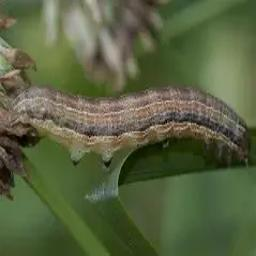
#> input picture Export/insect-box-yolo/obj_train_data/insect11.jpg, 256 x 256 px; its folder holds only this picture in this run
$ jupyter execute insect.ipynb
#> lines starting #> are read from the running program, lines starting #| are printed output that depends on the picture
# Normalization

[cell 1]
from PIL import Image
import numpy as np
import os
import glob

input_dir = '/home/krish/Downloads/AgriThon 2.0/Export/insect-box-yolo/obj_train_data'
output_dir = '/home/krish/Downloads/AgriThon 2.0/Export/insect-box-yolo/augmented/normalized'
os.makedirs(output_dir, exist_ok=True)

image_files = glob.glob(os.path.join(input_dir, '*.jpg'))

for path in image_files:
    img = np.array(Image.open(path)).astype('float32') / 255.0
    img_uint8 = (img * 255).astype('uint8')
#> img_uint8 is the input picture: shape (256, 256, 3); mean R, G, B 88.6, 98.2, 64.8
    Image.fromarray(img_uint8).save(os.path.join(output_dir, os.path.basename(path)))

# Rotation

[cell 2]
from PIL import Image
import os
import glob

input_dir = '/home/krish/Downloads/AgriThon 2.0/Export/insect-box-yolo/obj_train_data'
output_dir = '/home/krish/Downloads/AgriThon 2.0/Export/insect-box-yolo/augmented/rotated'
os.makedirs(output_dir, exist_ok=True)

image_files = glob.glob(os.path.join(input_dir, '*.jpg'))
angles = [90, 180, 270]

for path in image_files:
    img = Image.open(path)
    base = os.path.splitext(os.path.basename(path))[0]
    for angle in angles:
        rotated = img.rotate(angle, expand=True)
        rotated.save(os.path.join(output_dir, f'{base}_rot{angle}.png'))
#> this loop made 3 passes
#> pass 1, `rotated = img.rotate(angle, expand=True)`:
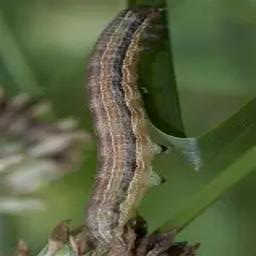
#> rotated: PIL image 256x256 RGB; mean R, G, B 88.6, 98.2, 64.8
#> pass 2, `rotated = img.rotate(angle, expand=True)`:
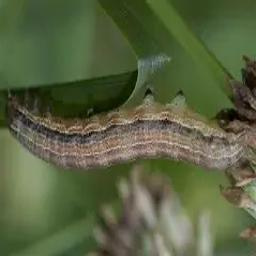
#> rotated: PIL image 256x256 RGB; mean R, G, B 88.6, 98.2, 64.8
#> pass 3, `rotated = img.rotate(angle, expand=True)`:
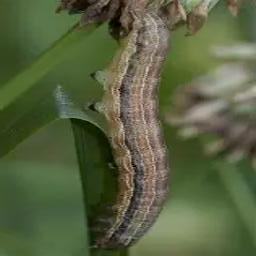
#> rotated: PIL image 256x256 RGB; mean R, G, B 88.6, 98.2, 64.8

# Flipping

[cell 3]
from PIL import Image
import os
import glob

input_dir = '/home/krish/Downloads/AgriThon 2.0/Export/insect-box-yolo/obj_train_data'
output_dir = '/home/krish/Downloads/AgriThon 2.0/Export/insect-box-yolo/augmented/flipped'
os.makedirs(output_dir, exist_ok=True)

image_files = glob.glob(os.path.join(input_dir, '*.jpg'))

for path in image_files:
    img = Image.open(path)
    base = os.path.splitext(os.path.basename(path))[0]

    img.transpose(Image.FLIP_LEFT_RIGHT).save(os.path.join(output_dir, f'{base}_hflip.png'))
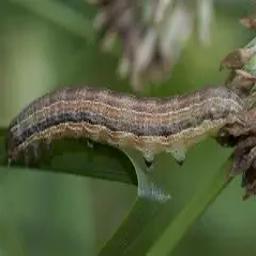
#> saved as insect11_hflip.png: PIL image 256x256 RGB; mean R, G, B 88.6, 98.2, 64.8
    img.transpose(Image.FLIP_TOP_BOTTOM).save(os.path.join(output_dir, f'{base}_vflip.png'))
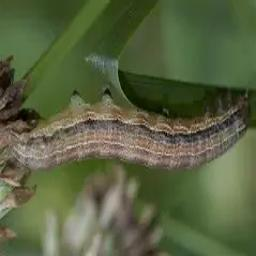
#> saved as insect11_vflip.png: PIL image 256x256 RGB; mean R, G, B 88.6, 98.2, 64.8

# Color Jittering

[cell 4]
from PIL import Image, ImageEnhance
import os, glob, random

input_dir = '/home/krish/Downloads/AgriThon 2.0/Export/insect-box-yolo/obj_train_data'
output_dir = '/home/krish/Downloads/AgriThon 2.0/Export/insect-box-yolo/augmented/color_jittered'
os.makedirs(output_dir, exist_ok=True)

image_files = glob.glob(os.path.join(input_dir, '*.jpg'))

for path in image_files:
    img = Image.open(path)
    base = os.path.splitext(os.path.basename(path))[0]

    # Random jitter
    brightness = ImageEnhance.Brightness(img).enhance(random.uniform(0.7, 1.3))
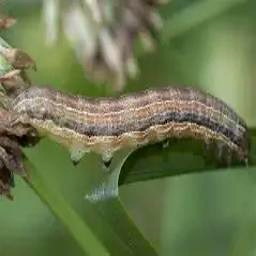
#> brightness: PIL image 256x256 RGB; mean R, G, B 106.4, 118, 77.7
    contrast = ImageEnhance.Contrast(brightness).enhance(random.uniform(0.7, 1.3))
    color = ImageEnhance.Color(contrast).enhance(random.uniform(0.7, 1.3))

    color.save(os.path.join(output_dir, f'{base}_jitter.png'))

# Contrast Enhancement

[cell 5]
from PIL import Image, ImageEnhance
import os, glob

input_dir = '/home/krish/Downloads/AgriThon 2.0/Export/insect-box-yolo/obj_train_data'
output_dir = '/home/krish/Downloads/AgriThon 2.0/Export/insect-box-yolo/augmented/contrast'
os.makedirs(output_dir, exist_ok=True)

image_files = glob.glob(os.path.join(input_dir, '*.jpg'))

for path in image_files:
    img = Image.open(path)
    base = os.path.splitext(os.path.basename(path))[0]

    enhanced = ImageEnhance.Contrast(img).enhance(1.5)
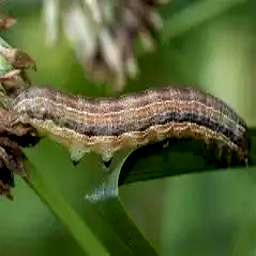
#> enhanced: PIL image 256x256 RGB; mean R, G, B 86.9, 101.3, 53.4
    enhanced.save(os.path.join(output_dir, f'{base}_contrast.png'))

$ run again, on Export/insect-box-yolo/obj_train_data/insect19.jpg
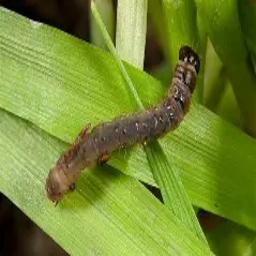
#> input picture Export/insect-box-yolo/obj_train_data/insect19.jpg, 256 x 256 px
#> img_uint8 is the input picture: shape (256, 256, 3); mean R, G, B 115.3, 135.3, 49.3
#> `brightness = ImageEnhance.Brightness(img).enhance(random.uniform(0.7, ..`:
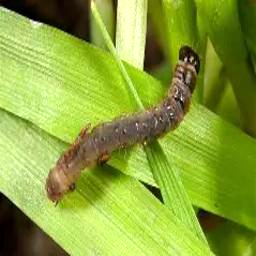
#> brightness: PIL image 256x256 RGB; mean R, G, B 138.5, 162.4, 59
#> `enhanced = ImageEnhance.Contrast(img).enhance(1.5)`:
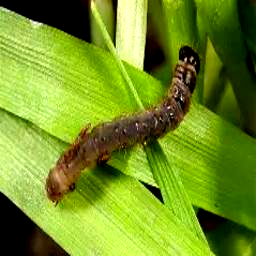
#> enhanced: PIL image 256x256 RGB; mean R, G, B 115.1, 145.2, 35.3

$ run again, on Export/insect-box-yolo/obj_train_data/insect20.jpg
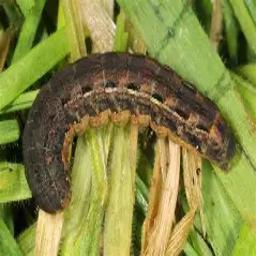
#> input picture Export/insect-box-yolo/obj_train_data/insect20.jpg, 256 x 256 px
#> img_uint8 is the input picture: shape (256, 256, 3); mean R, G, B 130.8, 132.5, 65.9
#> `enhanced = ImageEnhance.Contrast(img).enhance(1.5)`:
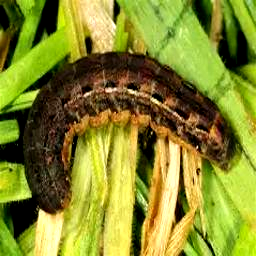
#> enhanced: PIL image 256x256 RGB; mean R, G, B 133.8, 137.3, 44.3
